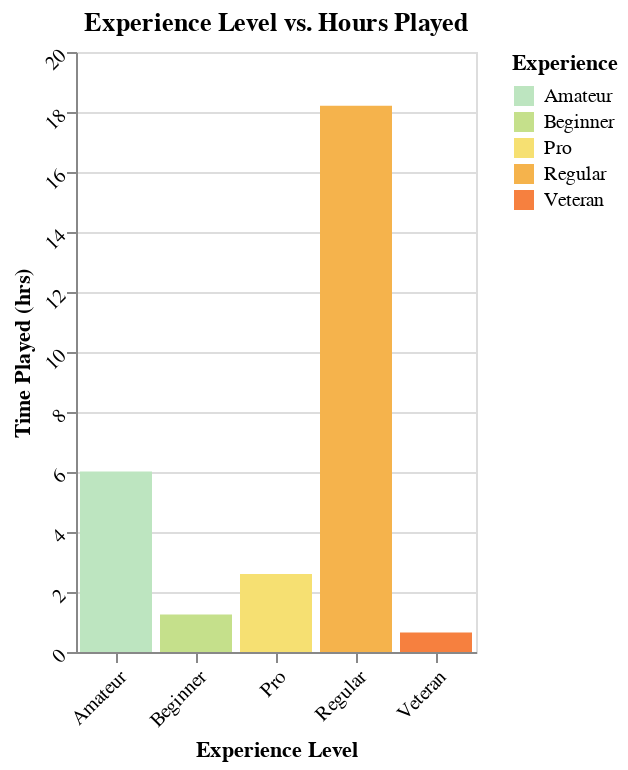

The cell this chart's notebook holds for it:
### Markdown cell above
#### **2. Visualizing Categorical Variables**

Bar graphs were created for Experience vs. Hours Played and Gender vs. Hours Played to show any major variations among categories that could help provide a basis for our final prediction and analysis. Observation of the Experience vs. Hours Played plot suggests that players with regular gaming experience had a greater average number of hours played. The Gender vs. Hours Played plot shows that participants who are non-binary had the most hours played on average. However, this may not be representative as the mean data was graphed instead of raw data to prevent major gaps in data. Doing so only determines the average and does not account for the number of participants in each category.

### Code cell
experience_aggregated = player_tidy.groupby("experience")["played_hours"].mean().reset_index()

experience_plot= alt.Chart(experience_aggregated, title = "Experience Level vs. Hours Played").mark_bar().encode(
    x= alt.X('experience').title('Experience Level'),
    y= alt.Y('played_hours').title('Time Played (hrs)'),
    color=alt.Color('experience', legend=alt.Legend(title='Experience'), scale=alt.Scale(scheme='lightmulti'))
).properties(
        width = 200,
        height = 300
).configure_axis(
    labelAngle=-45
)
                                                                                   
experience_plot

### Figure 1 — Vega-Lite specification as saved in the notebook (floating-point values rounded to 4 significant figures)
{"config": {"view": {"continuousWidth": 300, "continuousHeight": 300}, "axis": {"labelAngle": -45}}, "data": {"name": "data-94672ee44445e614363a70ad0ecea40e"}, "mark": {"type": "bar"}, "encoding": {"color": {"field": "experience", "legend": {"title": "Experience"}, "scale": {"scheme": "lightmulti"}, "type": "nominal"}, "x": {"field": "experience", "title": "Experience Level", "type": "nominal"}, "y": {"field": "played_hours", "title": "Time Played (hrs)", "type": "quantitative"}}, "height": 300, "title": "Experience Level vs. Hours Played", "width": 200, "$schema": "https://vega.github.io/schema/vega-lite/v5.20.1.json", "datasets": {"data-94672ee44445e614363a70ad0ecea40e": [{"experience": "Amateur", "played_hours": 6.017}, {"experience": "Beginner", "played_hours": 1.249}, {"experience": "Pro", "played_hours": 2.6}, {"experience": "Regular", "played_hours": 18.21}, {"experience": "Veteran", "played_hours": 0.6479}]}}
